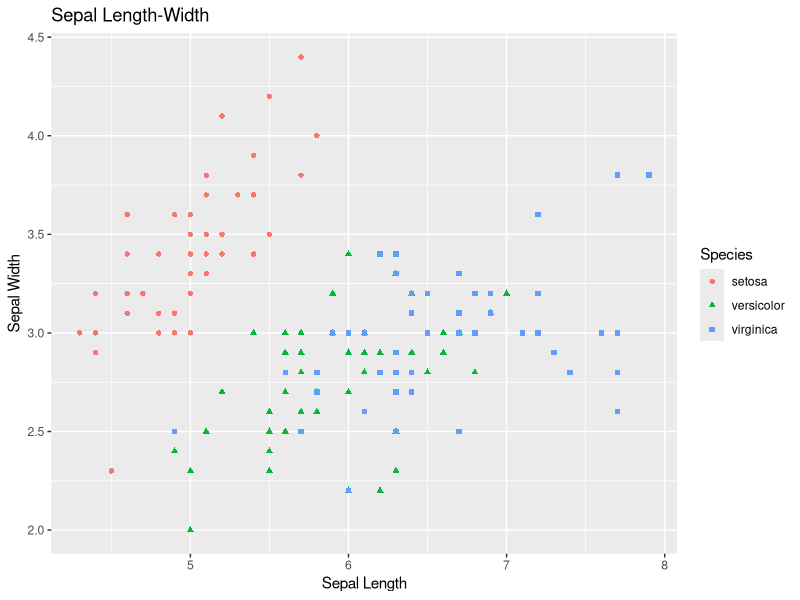

Write the R code that produced this figure.
## ---- chunk 1
options(htmltools.dir.version = FALSE)
## ---- chunk 2
data(iris)
knitr::kable(head(iris), format = 'html')
## ---- chunk 3
library(ggplot2)
p <- ggplot(data=iris, aes(x = Sepal.Length, y = Sepal.Width))+ 
  geom_point(aes(color=Species, shape=Species)) +
  xlab("Sepal Length") +  ylab("Sepal Width") +
  ggtitle("Sepal Length-Width")
p
